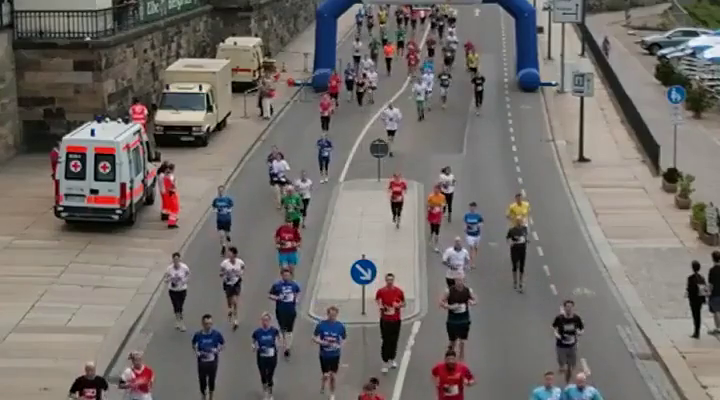
#> input picture frame 15 of Videos/run.mp4, 720 x 400 px, given in place of dog.mp4, which was not available
$ jupyter execute --allow-errors class_07_3_img_denoising.ipynb   (text cells are left out)
#> lines starting #> are read from the running program, lines starting #| are printed output that depends on the picture; pictures that were not available may be replaced by others from this repository, and a replacement may not be noted
[cell 1]
import numpy as np
import cv2
from matplotlib import pyplot as plt
from matplotlib.pyplot import figure

img = cv2.imread('./images/practice_img/denoise_ex1.jpg')
#> (the rest of this cell did not finish here and is left out)

[cell 2]
import numpy as np
import cv2
from matplotlib import pyplot as plt
from matplotlib.pyplot import figure

img = cv2.imread('./images/practice_img/denoise1.jpg')
#> (the rest of this cell did not finish here and is left out)

[cell 3]
import numpy as np
import cv2 as cv
from matplotlib import pyplot as plt
from matplotlib.pyplot import figure

cap = cv.VideoCapture('./Videos/dog.mp4') # London_Street.mp4  car_drive.mp4
img = [cap.read()[1] for i in range(5)]                 # create a list of first 5 frames
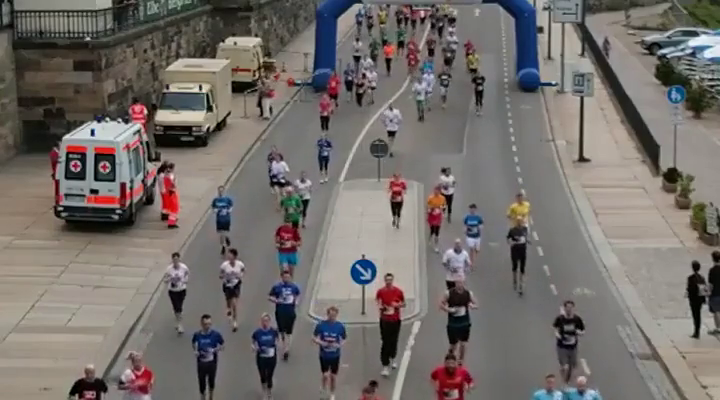
#> input picture frame 16 of Videos/run.mp4, 720 x 400 px, given in place of dog.mp4, which was not available
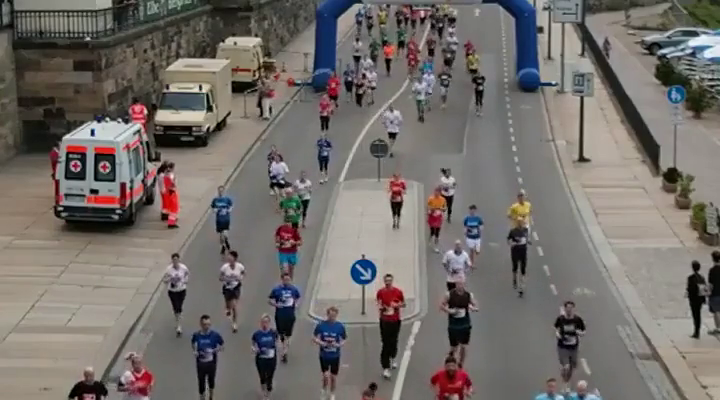
#> input picture frame 17 of Videos/run.mp4, 720 x 400 px, given in place of dog.mp4, which was not available
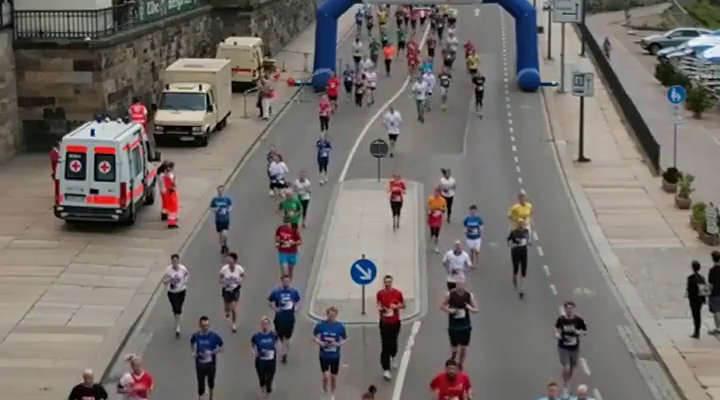
#> input picture frame 18 of Videos/run.mp4, 720 x 400 px, given in place of dog.mp4, which was not available
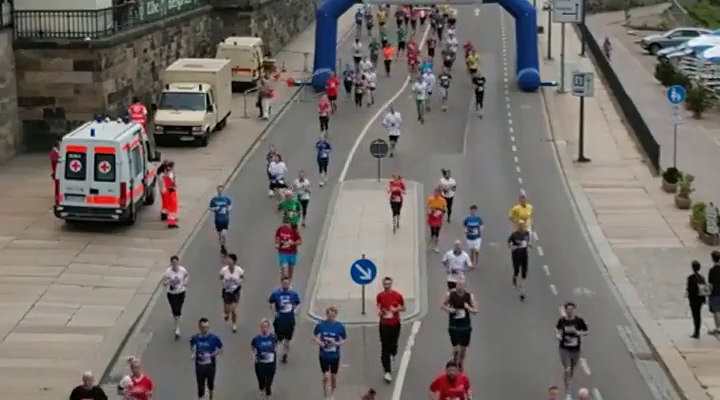
#> input picture frame 19 of Videos/run.mp4, 720 x 400 px, given in place of dog.mp4, which was not available
#> img = 5 items
gray = [cv.cvtColor(i, cv.COLOR_BGR2GRAY) for i in img] # convert all to grayscale
#> gray = 5 items
gray = [np.float64(i) for i in gray]                    # convert all to float64
noise = np.random.randn(*gray[1].shape)*10              # create a noise of variance 25
noisy = [i+noise for i in gray]                         # Add this noise to images
#> noisy = 5 items
noisy = [np.uint8(np.clip(i,0,255)) for i in noisy]     # Convert back to uint8
dst = cv.fastNlMeansDenoisingMulti(noisy, 2, 5, None, 4, 7, 35) # Denoise 3rd frame considering all the 5 frames
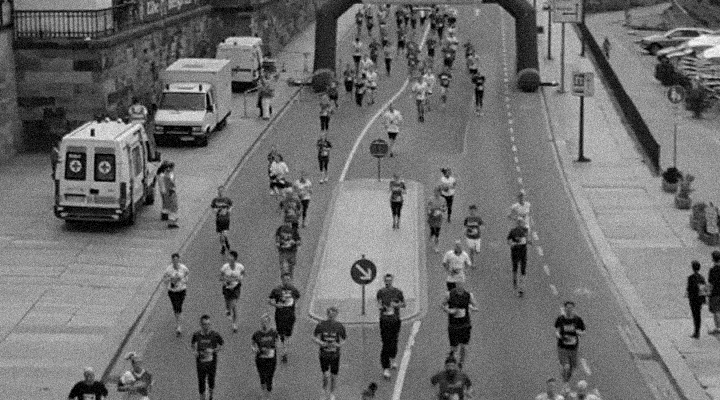
#> dst: shape (400, 720); min 0, max 255, mean 111.1

figure(figsize=(15, 10), dpi=120)

plt.subplot(131),plt.imshow(gray[2],'gray'),plt.title('original-gray')
plt.subplot(132),plt.imshow(noisy[2],'gray'),plt.title('noisy')
plt.subplot(133),plt.imshow(dst,'gray'),plt.title('Denoisy')
plt.show()
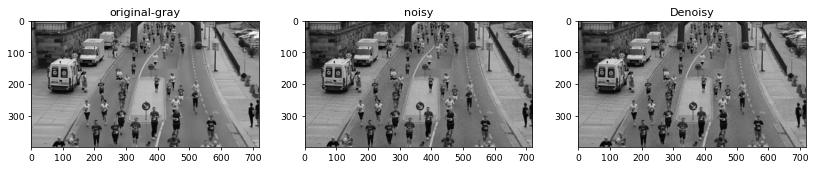
#> figure drawn by matplotlib, 3 panels

$ run again, starting later in the video
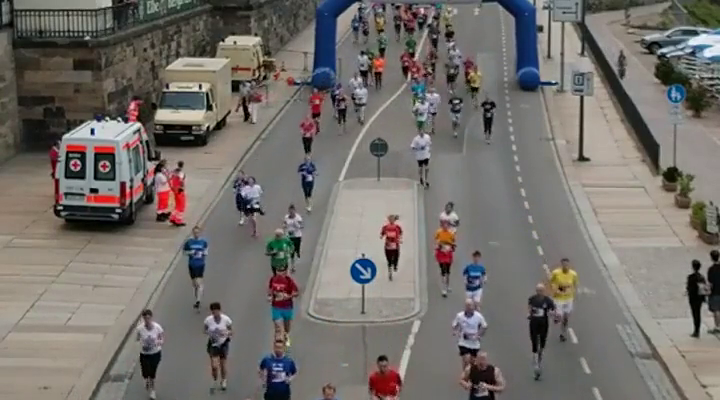
#> input picture frame 67 of Videos/run.mp4, 720 x 400 px, given in place of dog.mp4, which was not available
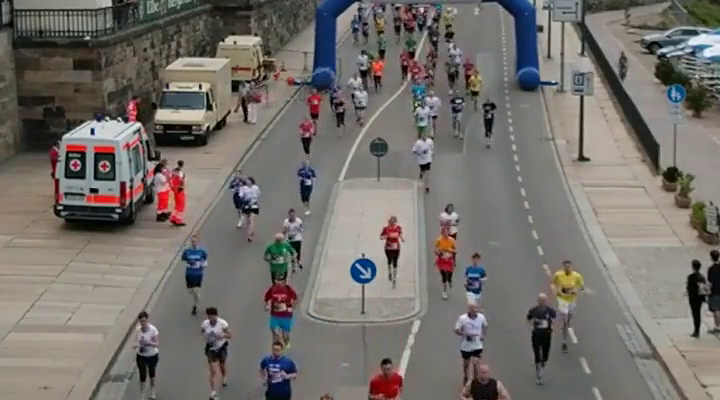
#> input picture frame 71 of Videos/run.mp4, 720 x 400 px, given in place of dog.mp4, which was not available
#> img = 5 items
#> `plt.show()`:
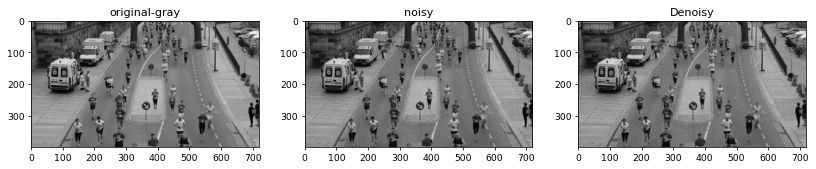
#> figure drawn by matplotlib, 3 panels

$ run again, starting later in the video
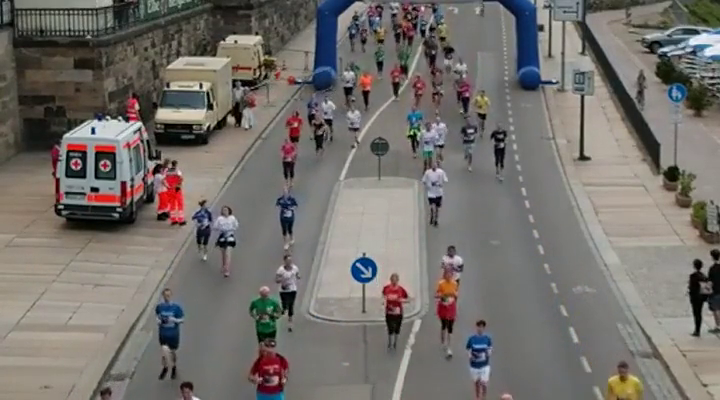
#> input picture frame 120 of Videos/run.mp4, 720 x 400 px, given in place of dog.mp4, which was not available
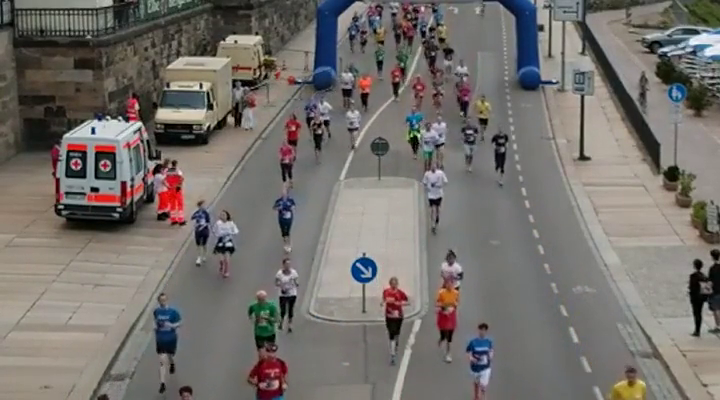
#> input picture frame 124 of Videos/run.mp4, 720 x 400 px, given in place of dog.mp4, which was not available
#> img = 5 items
#> `plt.show()`:
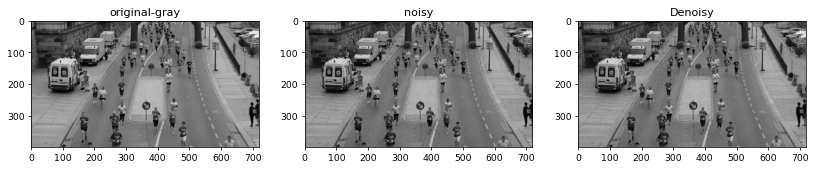
#> figure drawn by matplotlib, 3 panels
